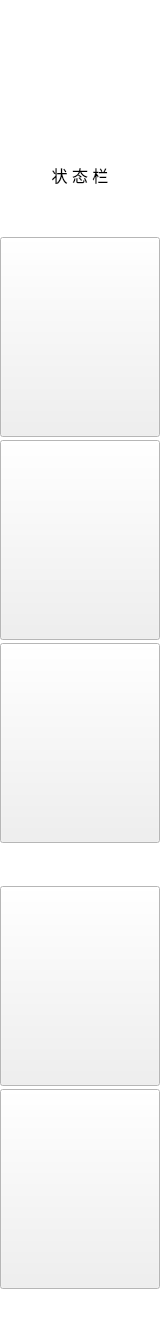
         <widget class="QWidget" name="UI_W_STATE" native="true">
          <property name="minimumSize">
           <size>
            <width>160</width>
            <height>0</height>
           </size>
          </property>
          <property name="maximumSize">
           <size>
            <width>160</width>
            <height>16777215</height>
           </size>
          </property>
          <property name="palette">
           <palette>
            <active>
             <colorrole role="WindowText">
              <brush brushstyle="SolidPattern">
               <color alpha="255">
                <red>0</red>
                <green>0</green>
                <blue>0</blue>
               </color>
              </brush>
             </colorrole>
             <colorrole role="Button">
              <brush brushstyle="SolidPattern">
               <color alpha="255">
                <red>240</red>
                <green>240</green>
                <blue>240</blue>
               </color>
              </brush>
             </colorrole>
             <colorrole role="Light">
              <brush brushstyle="SolidPattern">
               <color alpha="255">
                <red>255</red>
                <green>255</green>
                <blue>255</blue>
               </color>
              </brush>
             </colorrole>
             <colorrole role="Midlight">
              <brush brushstyle="SolidPattern">
               <color alpha="255">
                <red>247</red>
                <green>247</green>
                <blue>247</blue>
               </color>
              </brush>
             </colorrole>
             <colorrole role="Dark">
              <brush brushstyle="SolidPattern">
               <color alpha="255">
                <red>120</red>
                <green>120</green>
                <blue>120</blue>
               </color>
              </brush>
             </colorrole>
             <colorrole role="Mid">
              <brush brushstyle="SolidPattern">
               <color alpha="255">
                <red>160</red>
                <green>160</green>
                <blue>160</blue>
               </color>
              </brush>
             </colorrole>
             <colorrole role="Text">
              <brush brushstyle="SolidPattern">
               <color alpha="255">
                <red>0</red>
                <green>0</green>
                <blue>0</blue>
               </color>
              </brush>
             </colorrole>
             <colorrole role="BrightText">
              <brush brushstyle="SolidPattern">
               <color alpha="255">
                <red>255</red>
                <green>255</green>
                <blue>255</blue>
               </color>
              </brush>
             </colorrole>
             <colorrole role="ButtonText">
              <brush brushstyle="SolidPattern">
               <color alpha="255">
                <red>0</red>
                <green>0</green>
                <blue>0</blue>
               </color>
              </brush>
             </colorrole>
             <colorrole role="Base">
              <brush brushstyle="SolidPattern">
               <color alpha="255">
                <red>255</red>
                <green>255</green>
                <blue>255</blue>
               </color>
              </brush>
             </colorrole>
             <colorrole role="Window">
              <brush brushstyle="SolidPattern">
               <color alpha="255">
                <red>255</red>
                <green>255</green>
                <blue>255</blue>
               </color>
              </brush>
             </colorrole>
             <colorrole role="Shadow">
              <brush brushstyle="SolidPattern">
               <color alpha="255">
                <red>0</red>
                <green>0</green>
                <blue>0</blue>
               </color>
              </brush>
             </colorrole>
             <colorrole role="AlternateBase">
              <brush brushstyle="SolidPattern">
               <color alpha="255">
                <red>247</red>
                <green>247</green>
                <blue>247</blue>
               </color>
              </brush>
             </colorrole>
             <colorrole role="ToolTipBase">
              <brush brushstyle="SolidPattern">
               <color alpha="255">
                <red>255</red>
                <green>255</green>
                <blue>220</blue>
               </color>
              </brush>
             </colorrole>
             <colorrole role="ToolTipText">
              <brush brushstyle="SolidPattern">
               <color alpha="255">
                <red>0</red>
                <green>0</green>
                <blue>0</blue>
               </color>
              </brush>
             </colorrole>
            </active>
            <inactive>
             <colorrole role="WindowText">
              <brush brushstyle="SolidPattern">
               <color alpha="255">
                <red>0</red>
                <green>0</green>
                <blue>0</blue>
               </color>
              </brush>
             </colorrole>
             <colorrole role="Button">
              <brush brushstyle="SolidPattern">
               <color alpha="255">
                <red>240</red>
                <green>240</green>
                <blue>240</blue>
               </color>
              </brush>
             </colorrole>
             <colorrole role="Light">
              <brush brushstyle="SolidPattern">
               <color alpha="255">
                <red>255</red>
                <green>255</green>
                <blue>255</blue>
               </color>
              </brush>
             </colorrole>
             <colorrole role="Midlight">
              <brush brushstyle="SolidPattern">
               <color alpha="255">
                <red>247</red>
                <green>247</green>
                <blue>247</blue>
               </color>
              </brush>
             </colorrole>
             <colorrole role="Dark">
              <brush brushstyle="SolidPattern">
               <color alpha="255">
                <red>120</red>
                <green>120</green>
                <blue>120</blue>
               </color>
              </brush>
             </colorrole>
             <colorrole role="Mid">
              <brush brushstyle="SolidPattern">
               <color alpha="255">
                <red>160</red>
                <green>160</green>
                <blue>160</blue>
               </color>
              </brush>
             </colorrole>
             <colorrole role="Text">
              <brush brushstyle="SolidPattern">
               <color alpha="255">
                <red>0</red>
                <green>0</green>
                <blue>0</blue>
               </color>
              </brush>
             </colorrole>
             <colorrole role="BrightText">
              <brush brushstyle="SolidPattern">
               <color alpha="255">
                <red>255</red>
                <green>255</green>
                <blue>255</blue>
               </color>
              </brush>
             </colorrole>
             <colorrole role="ButtonText">
              <brush brushstyle="SolidPattern">
               <color alpha="255">
                <red>0</red>
                <green>0</green>
                <blue>0</blue>
               </color>
              </brush>
             </colorrole>
             <colorrole role="Base">
              <brush brushstyle="SolidPattern">
               <color alpha="255">
                <red>255</red>
                <green>255</green>
                <blue>255</blue>
               </color>
              </brush>
             </colorrole>
             <colorrole role="Window">
              <brush brushstyle="SolidPattern">
               <color alpha="255">
                <red>255</red>
                <green>255</green>
                <blue>255</blue>
               </color>
              </brush>
             </colorrole>
             <colorrole role="Shadow">
              <brush brushstyle="SolidPattern">
               <color alpha="255">
                <red>0</red>
                <green>0</green>
                <blue>0</blue>
               </color>
              </brush>
             </colorrole>
             <colorrole role="AlternateBase">
              <brush brushstyle="SolidPattern">
               <color alpha="255">
                <red>247</red>
                <green>247</green>
                <blue>247</blue>
               </color>
              </brush>
             </colorrole>
             <colorrole role="ToolTipBase">
              <brush brushstyle="SolidPattern">
               <color alpha="255">
                <red>255</red>
                <green>255</green>
                <blue>220</blue>
               </color>
              </brush>
             </colorrole>
             <colorrole role="ToolTipText">
              <brush brushstyle="SolidPattern">
               <color alpha="255">
                <red>0</red>
                <green>0</green>
                <blue>0</blue>
               </color>
              </brush>
             </colorrole>
            </inactive>
            <disabled>
             <colorrole role="WindowText">
              <brush brushstyle="SolidPattern">
               <color alpha="255">
                <red>120</red>
                <green>120</green>
                <blue>120</blue>
               </color>
              </brush>
             </colorrole>
             <colorrole role="Button">
              <brush brushstyle="SolidPattern">
               <color alpha="255">
                <red>240</red>
                <green>240</green>
                <blue>240</blue>
               </color>
              </brush>
             </colorrole>
             <colorrole role="Light">
              <brush brushstyle="SolidPattern">
               <color alpha="255">
                <red>255</red>
                <green>255</green>
                <blue>255</blue>
               </color>
              </brush>
             </colorrole>
             <colorrole role="Midlight">
              <brush brushstyle="SolidPattern">
               <color alpha="255">
                <red>247</red>
                <green>247</green>
                <blue>247</blue>
               </color>
              </brush>
             </colorrole>
             <colorrole role="Dark">
              <brush brushstyle="SolidPattern">
               <color alpha="255">
                <red>120</red>
                <green>120</green>
                <blue>120</blue>
               </color>
              </brush>
             </colorrole>
             <colorrole role="Mid">
              <brush brushstyle="SolidPattern">
               <color alpha="255">
                <red>160</red>
                <green>160</green>
                <blue>160</blue>
               </color>
              </brush>
             </colorrole>
             <colorrole role="Text">
              <brush brushstyle="SolidPattern">
               <color alpha="255">
                <red>120</red>
                <green>120</green>
                <blue>120</blue>
               </color>
              </brush>
             </colorrole>
             <colorrole role="BrightText">
              <brush brushstyle="SolidPattern">
               <color alpha="255">
                <red>255</red>
                <green>255</green>
                <blue>255</blue>
               </color>
              </brush>
             </colorrole>
             <colorrole role="ButtonText">
              <brush brushstyle="SolidPattern">
               <color alpha="255">
                <red>120</red>
                <green>120</green>
                <blue>120</blue>
               </color>
              </brush>
             </colorrole>
             <colorrole role="Base">
              <brush brushstyle="SolidPattern">
               <color alpha="255">
                <red>255</red>
                <green>255</green>
                <blue>255</blue>
               </color>
              </brush>
             </colorrole>
             <colorrole role="Window">
              <brush brushstyle="SolidPattern">
               <color alpha="255">
                <red>255</red>
                <green>255</green>
                <blue>255</blue>
               </color>
              </brush>
             </colorrole>
             <colorrole role="Shadow">
              <brush brushstyle="SolidPattern">
               <color alpha="255">
                <red>0</red>
                <green>0</green>
                <blue>0</blue>
               </color>
              </brush>
             </colorrole>
             <colorrole role="AlternateBase">
              <brush brushstyle="SolidPattern">
               <color alpha="255">
                <red>240</red>
                <green>240</green>
                <blue>240</blue>
               </color>
              </brush>
             </colorrole>
             <colorrole role="ToolTipBase">
              <brush brushstyle="SolidPattern">
               <color alpha="255">
                <red>255</red>
                <green>255</green>
                <blue>220</blue>
               </color>
              </brush>
             </colorrole>
             <colorrole role="ToolTipText">
              <brush brushstyle="SolidPattern">
               <color alpha="255">
                <red>0</red>
                <green>0</green>
                <blue>0</blue>
               </color>
              </brush>
             </colorrole>
            </disabled>
           </palette>
          </property>
          <property name="autoFillBackground">
           <bool>true</bool>
          </property>
          <property name="styleSheet">
           <string notr="true"/>
          </property>
          <layout class="QVBoxLayout" name="verticalLayout_2">
           <property name="spacing">
            <number>3</number>
           </property>
           <property name="leftMargin">
            <number>0</number>
           </property>
           <property name="topMargin">
            <number>150</number>
           </property>
           <property name="rightMargin">
            <number>0</number>
           </property>
           <property name="bottomMargin">
            <number>30</number>
           </property>
           <item>
            <widget class="QLabel" name="stateTitle">
             <property name="minimumSize">
              <size>
               <width>100</width>
               <height>50</height>
              </size>
             </property>
             <property name="font">
              <font>
               <pointsize>12</pointsize>
              </font>
             </property>
             <property name="text">
              <string>状 态 栏</string>
             </property>
             <property name="alignment">
              <set>Qt::AlignCenter</set>
             </property>
            </widget>
           </item>
           <item>
            <widget class="QLabel" name="PumpState">
             <property name="minimumSize">
              <size>
               <width>50</width>
               <height>0</height>
              </size>
             </property>
             <property name="layoutDirection">
              <enum>Qt::RightToLeft</enum>
             </property>
             <property name="text">
              <string/>
             </property>
             <property name="alignment">
              <set>Qt::AlignCenter</set>
             </property>
            </widget>
           </item>
           <item>
            <widget class="QLabel" name="GUIState">
             <property name="minimumSize">
              <size>
               <width>50</width>
               <height>0</height>
              </size>
             </property>
             <property name="layoutDirection">
              <enum>Qt::RightToLeft</enum>
             </property>
             <property name="text">
              <string/>
             </property>
             <property name="alignment">
              <set>Qt::AlignCenter</set>
             </property>
            </widget>
           </item>
           <item>
            <widget class="QPushButton" name="vacuumBtn">
             <property name="sizePolicy">
              <sizepolicy hsizetype="Expanding" vsizetype="MinimumExpanding">
               <horstretch>0</horstretch>
               <verstretch>0</verstretch>
              </sizepolicy>
             </property>
             <property name="minimumSize">
              <size>
               <width>0</width>
               <height>200</height>
              </size>
             </property>
             <property name="maximumSize">
              <size>
               <width>16777215</width>
               <height>200</height>
              </size>
             </property>
             <property name="styleSheet">
              <string notr="true">border-image: url(:/picture/icons/V-ON.png);</string>
             </property>
             <property name="text">
              <string/>
             </property>
            </widget>
           </item>
           <item>
            <widget class="QPushButton" name="hightBtn">
             <property name="sizePolicy">
              <sizepolicy hsizetype="Expanding" vsizetype="MinimumExpanding">
               <horstretch>0</horstretch>
               <verstretch>0</verstretch>
              </sizepolicy>
             </property>
             <property name="minimumSize">
              <size>
               <width>0</width>
               <height>200</height>
              </size>
             </property>
             <property name="maximumSize">
              <size>
               <width>16777215</width>
               <height>200</height>
              </size>
             </property>
             <property name="styleSheet">
              <string notr="true">border-image: url(:/picture/icons/HV-ON.png);</string>
             </property>
             <property name="text">
              <string/>
             </property>
            </widget>
           </item>
           <item>
            <widget class="QPushButton" name="heatBtn">
             <property name="sizePolicy">
              <sizepolicy hsizetype="MinimumExpanding" vsizetype="MinimumExpanding">
               <horstretch>0</horstretch>
               <verstretch>0</verstretch>
              </sizepolicy>
             </property>
             <property name="minimumSize">
              <size>
               <width>0</width>
               <height>200</height>
              </size>
             </property>
             <property name="maximumSize">
              <size>
               <width>16777215</width>
               <height>200</height>
              </size>
             </property>
             <property name="styleSheet">
              <string notr="true">border-image: url(:/picture/icons/DL-ON.png);</string>
             </property>
             <property name="text">
              <string/>
             </property>
            </widget>
           </item>
           <item>
            <spacer name="verticalSpacer_3">
             <property name="orientation">
              <enum>Qt::Vertical</enum>
             </property>
             <property name="sizeHint" stdset="0">
              <size>
               <width>20</width>
               <height>40</height>
              </size>
             </property>
            </spacer>
           </item>
           <item>
            <widget class="QPushButton" name="snapBtn">
             <property name="sizePolicy">
              <sizepolicy hsizetype="Expanding" vsizetype="Fixed">
               <horstretch>0</horstretch>
               <verstretch>0</verstretch>
              </sizepolicy>
             </property>
             <property name="minimumSize">
              <size>
               <width>0</width>
               <height>200</height>
              </size>
             </property>
             <property name="styleSheet">
              <string notr="true">border-image: url(:/picture/icons/SNAP.png);</string>
             </property>
             <property name="text">
              <string/>
             </property>
            </widget>
           </item>
           <item>
            <widget class="QPushButton" name="UI_PB_STOP">
             <property name="sizePolicy">
              <sizepolicy hsizetype="MinimumExpanding" vsizetype="MinimumExpanding">
               <horstretch>0</horstretch>
               <verstretch>0</verstretch>
              </sizepolicy>
             </property>
             <property name="minimumSize">
              <size>
               <width>160</width>
               <height>200</height>
              </size>
             </property>
             <property name="maximumSize">
              <size>
               <width>160</width>
               <height>200</height>
              </size>
             </property>
             <property name="styleSheet">
              <string notr="true">border-image: url(:/picture/icons/START.png);</string>
             </property>
             <property name="text">
              <string/>
             </property>
            </widget>
           </item>
          </layout>
         </widget>
